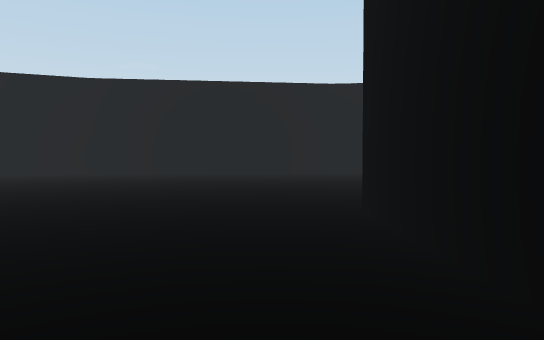
View 1 (above)

19 first-person views from a walk through a scene from a Unity 3-D project. The camera is 0.38 m above the floor, tilts 2° down and sees 70° across. The floor is counted in squares, 1 m on a side. Each view is taken from the middle of a square. On the plan, view 1 faces up. The plan holds only what a view shows up to about 9 squares ahead; the rest is blank. The place goes on beyond the plan. Surface patterns are stand-ins for the level's own textures.

View 2
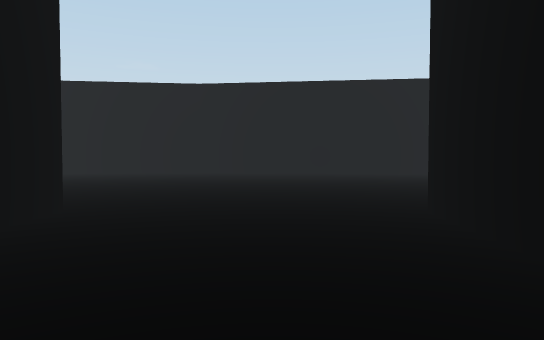

View 3
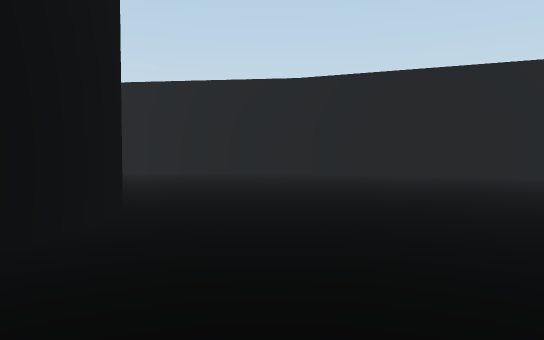

View 4
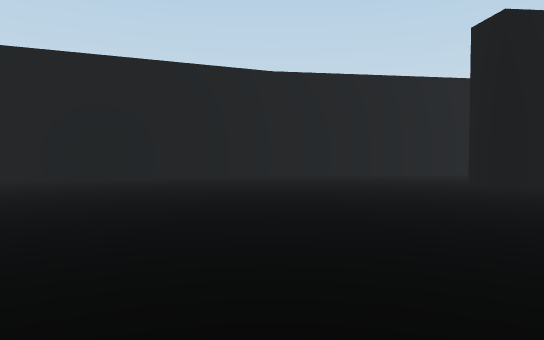

View 5
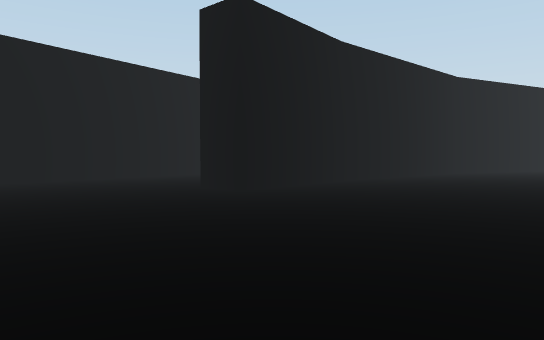

View 6
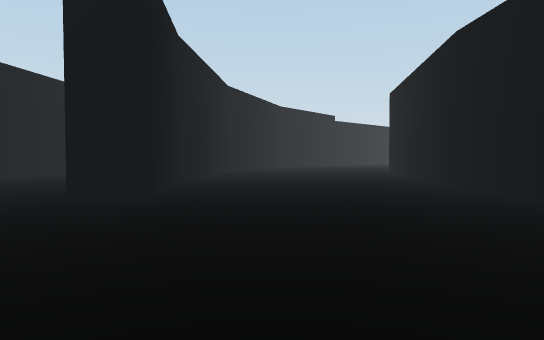

View 7
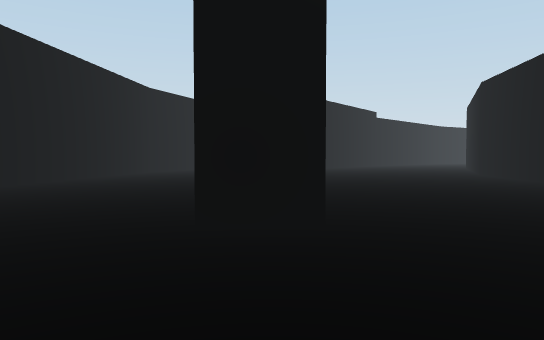

View 8
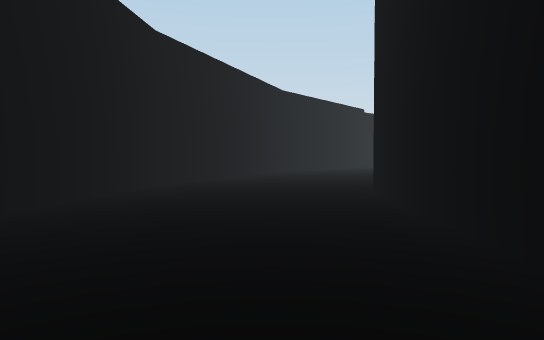

View 9
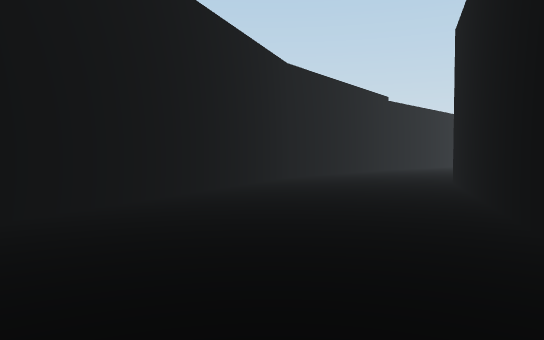

View 10
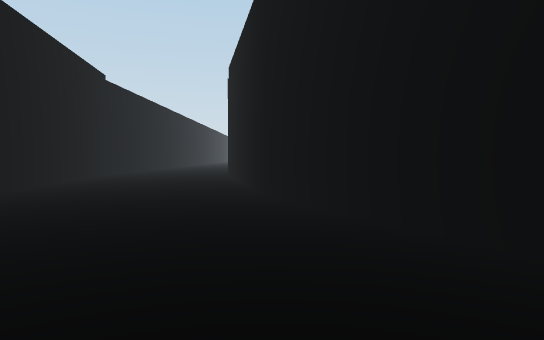

View 11
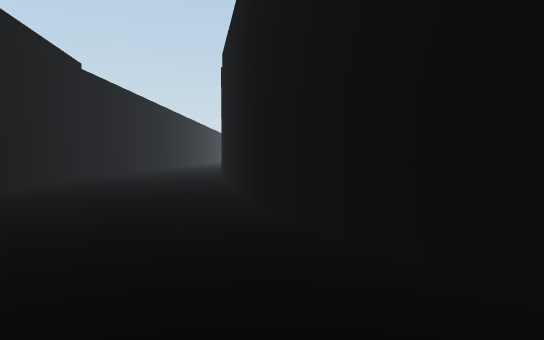

View 12
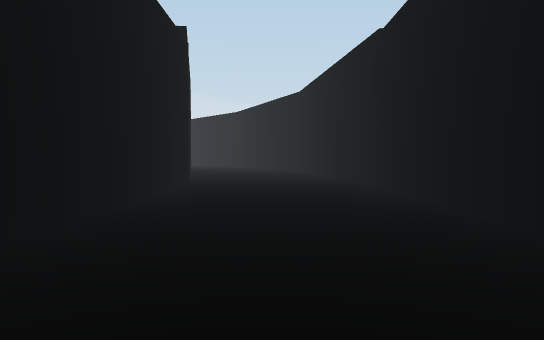

View 13
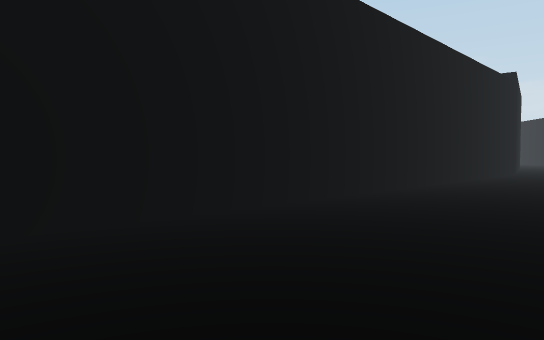

View 14
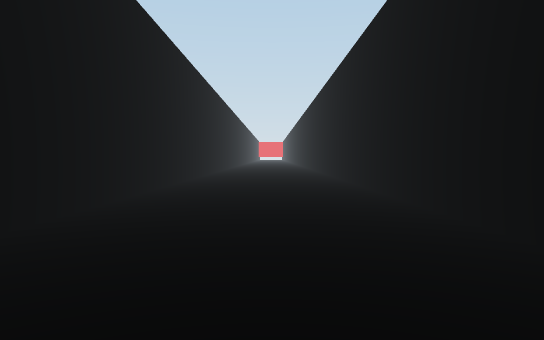

View 15
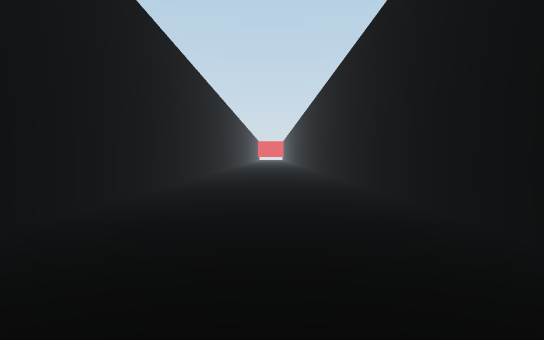

View 16
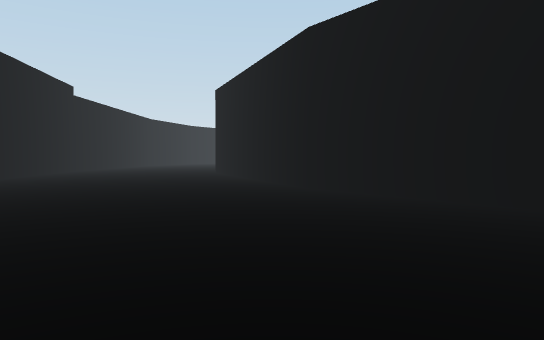

View 17
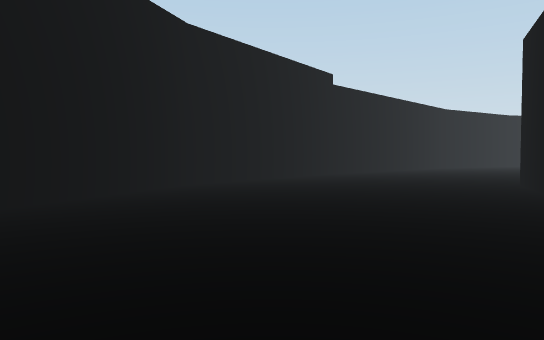

View 18
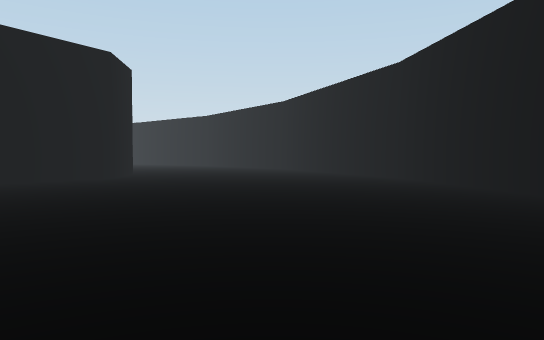

View 19
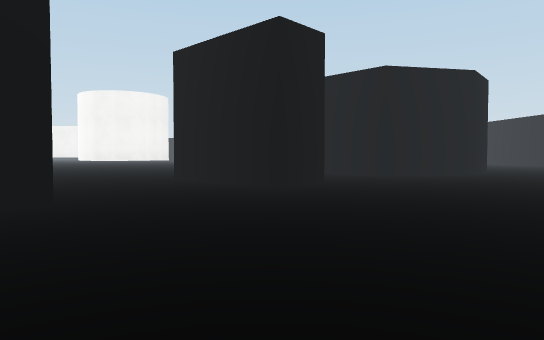

### Floor plan
Points are (right, up) in squares from view 1. A wall is a line through its corners. A room is listed if a view was taken in it or the views show most of it. See-through windows are left out.
Room 1 (views 1, 2, 3)
walls: (13.1, -5.9) (14.3, -8.8); (18, -10.9) (18, -9.6); (18, -9.7) (17.4, -5.9) (16.1, -3.2)
ways out: opening at (-0.5, 1.5) to room 2; opening at (2.5, 1.5) to room 2; opening at (6.5, 0.5) to room 2; opening at (14.3, -4) to room 2
Room 2 (views 4, 5, 6, 7, 8, 9, 10, 11, 12, 13, 14, 15, 16, 17, 18, 19)
walls: (0.7, 1.1) (0.6, 2.7) (1.6, 2.7) (1.6, 0.3); (4, 1.4) (4.1, 2.7) (4.5, 2.6); (5, 2.7) (4.9, 1.4); (8.7, 0.1) (9.8, -0.9); (-5.2, 3.1) (-3.7, 3.2) (-2.1, 2.1) (-2.1, 0.6); (9.7, -0.8) (12.6, -4.6); (1.4, 8.9) (-3.8, 8.2); (6.7, 8.2) (1.3, 8.9); (-3.7, 8.3) (-6.1, 7.4); (13, 0.9) (11.3, 2.3) (11.7, 2.9); (12.5, -4.4) (13.1, -5.9); (14.3, 0.5) (16.2, -1.7); (15.3, 3.5) (11.4, 6.3) (6.6, 8.2); (16.1, -3.2) (15.6, -2.1) (12.9, 1); (16.4, -2.1) (18.1, -5.7); (18.7, -0.6) (15.8, 3); (18, -5.6) (18.9, -9.7); (18.9, -9.6) (18.9, -24); (21.4, -9.8) (20.7, -5.1) (18.7, -0.5); (21.3, -13.1) (21.3, -9.6); (21.3, -24) (21.3, -14.9)
ways out: opening at (-0.5, 1.5) to room 1; opening at (2.5, 1.5) to room 1; opening at (6.5, 0.5) to room 1; opening at (14.3, -4) to room 1

Positions as (right, up) in squares from view 1, and headings:
1: (0, 0), facing up
2: (3, 0), facing up
3: (6, 0), facing up
4: (6, 1), facing up-right
5: (7, 2), facing right
6: (8, 4), facing down-right
7: (10, 4), facing down-right
8: (14, 2), facing down-right
9: (16, 0), facing down-right
10: (18, -2), facing down
11: (18, -3), facing down
12: (20, -15), facing up
13: (21, -19), facing up-left
14: (20, -13), facing down
15: (20, -15), facing down
16: (13, 0), facing down
17: (13, -3), facing down-right
18: (3, 6), facing left
19: (5, 6), facing down-left
